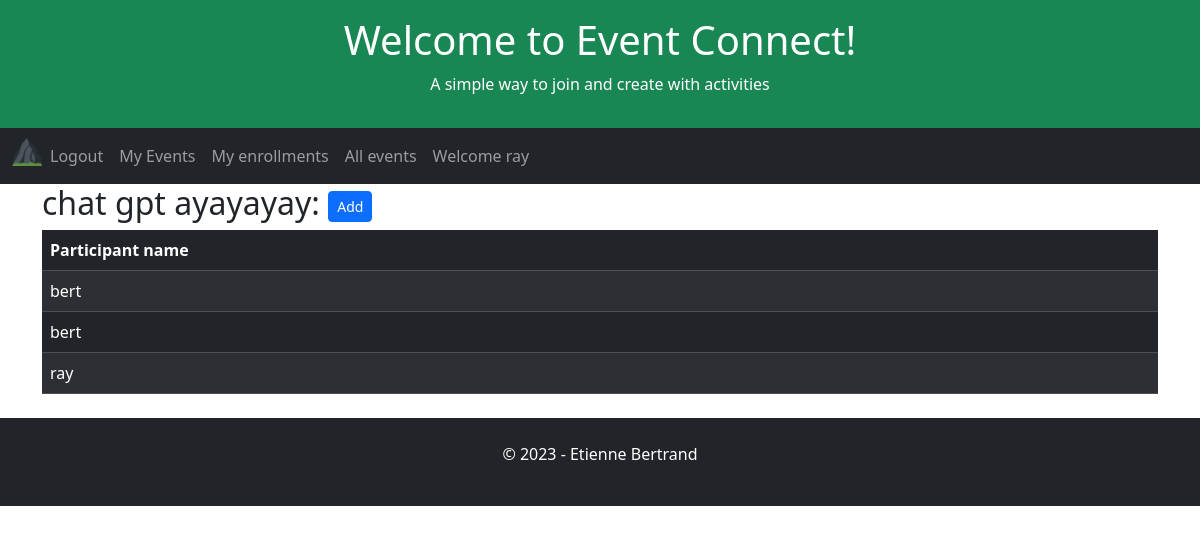
Page /event-enrollment/31 (signed in) on the committed database.
### app/models.py (models this page shows, shortened)
class User(UserMixin, db.Model):
    id = db.Column(db.Integer, primary_key=True)
    username = db.Column(db.String(64), index=True, unique=True)
    email = db.Column(db.String(120), index=True, unique=True)
    password_hash = db.Column(db.String(128))

class Event(db.Model):
    id = db.Column(db.Integer, primary_key=True)
    user_id = db.Column(db.Integer, db.ForeignKey('user.id', name='fk_event_user'), nullable=False)
    title = db.Column(db.String(255), nullable=False)
    date = db.Column(db.DateTime, index=True, default=datetime.utcnow)

class Enrollment(db.Model):
    id = db.Column(db.Integer, primary_key=True)
    user_id = db.Column(db.Integer, db.ForeignKey('user.id', name='fk_enrollment_user'), nullable=False)
    event_id = db.Column(db.Integer, db.ForeignKey('event.id', name='fk_enrollment_event'), nullable=False)
    date = db.Column(db.DateTime, index=True, default=datetime.utcnow)

### app/routes.py (the view)
@app.route('/event-enrollment', methods=['GET'])
@app.route('/event-enrollment/<event_id>', methods=['GET'])
@login_required
def eventEnrollments(event_id=0):
    global appName, appSlogan, appTitle, db
    eventEnrollments = db.session.query(
        Enrollment.id,
        Event.title,
        Event.date,
        User.username.label('enroller'),
    ).outerjoin(User, User.id == Enrollment.user_id
    ).outerjoin(Event, Enrollment.event_id == Event.id
    ).filter(Event.id == event_id
    ).all()
    eventTitle = eventEnrollments[0].title
    return render_template(
        'event-enrollments.html',
        appName=appName,
        appTitle=appTitle,
        appSlogan=appSlogan,
        eventTitle=eventTitle,
        eventEnrollments=eventEnrollments,
        )

### app/models.py (called while the page is built)
@login.user_loader
def load_user(id):
    return User.query.get(int(id))

### app/templates/event-enrollments.html
{% extends "home.html" %}
{% block content %}
    <h2>{{ eventTitle }}: <button type="button" class="btn btn-primary btn-sm">Add</button></h2>
        <table class="table table-dark table-hover table-striped table-responsive-sm">
            <thead>
            <tr>
                <th>Participant name</th>
            </tr>
            </thead>
            <tbody>
                {% for enrollment in eventEnrollments %}
                    <tr>
                        <td>{{ enrollment.enroller }}</td>
                    </tr>
                {% endfor %}
            </tbody>
        </table>
{% endblock %}

### app/templates/home.html (shortened to what this page needs)
<!DOCTYPE html>
<html lang="en">
<head>
    <link href="https://cdn.jsdelivr.net/npm/bootstrap@5.3.2/dist/css/bootstrap.min.css" rel="stylesheet">
</head>
<body>
    <div class="p-3 bg-success text-white text-center">
    {% if appTitle %}
        <h1>{{ appTitle }}</h1>
        {% else %}
        <h1>hard coded appTitle xyz</h1>
    {% endif %}
    {% if appSlogan %}
        <p>{{ appSlogan }}</p>
        {% else %}
        <p>hard coded appSlogan xyz</p>
    {% endif %}
    </div>
    <nav class="navbar navbar-expand-lg bg-dark navbar-dark">
        <div class="container-fluid">
            <div class="collapse navbar-collapse" id="navbarNav">
            <ul class="navbar-nav">
                <li class="nav-item">
                    <a class="nav-brand" href="{{ url_for('index') }}">
                        <img src="{{ url_for('static', filename='/favicon_io/favicon-32x32.png') }}" width="30" height="30" alt="">
                    </a>
                </li>
                {% if current_user.is_anonymous %}
                <li class="nav-item">
                <a class="nav-link" href="{{ url_for('login') }}">Login</a>
                </li>
                <li class="nav-item">
                    <a class="nav-link" href="{{ url_for('register') }}">Subscribe</a>
                </li>
                {% else %}
                <li class="nav-item">
                    <a class="nav-link" href="{{ url_for('logout') }}">Logout</a>
                </li>
                <li class="nav-item">
                    <a class="nav-link" href="{{ url_for('userEvents') }}">My Events</a>
                </li>
                <li class="nav-item">
                    <a class="nav-link" href="{{ url_for('userEnrollments') }}">My enrollments</a>
                <li class="nav-item">
                    <a class="nav-link" href="{{ url_for('allEvents') }}">All events</a>
                </li>
                <li class="nav-item">
                    <a class="nav-link" href="{{ url_for('index') }}">Welcome {{ current_user.username }}</a>
                </li>
                {% endif %}
            </ul>
            </div>
        </div>
    </nav>
    <div class="container">
        {% block content %}{% endblock %}
    </div>
    <div class="mt-4 p-4 bg-dark text-white text-center">
    <p>© 2023 - Etienne Bertrand</p>
    </div>
</body>
</html>

### rows in the picture
User: username "ray"
Event: title "chat gpt ayayayay"
Enrollment: enroller "bert"
Enrollment: enroller "bert"
Enrollment: enroller "ray"

### other values in the picture
{{ appTitle }} "Welcome to Event Connect!"
{{ appSlogan }} "A simple way to join and create with activities"
